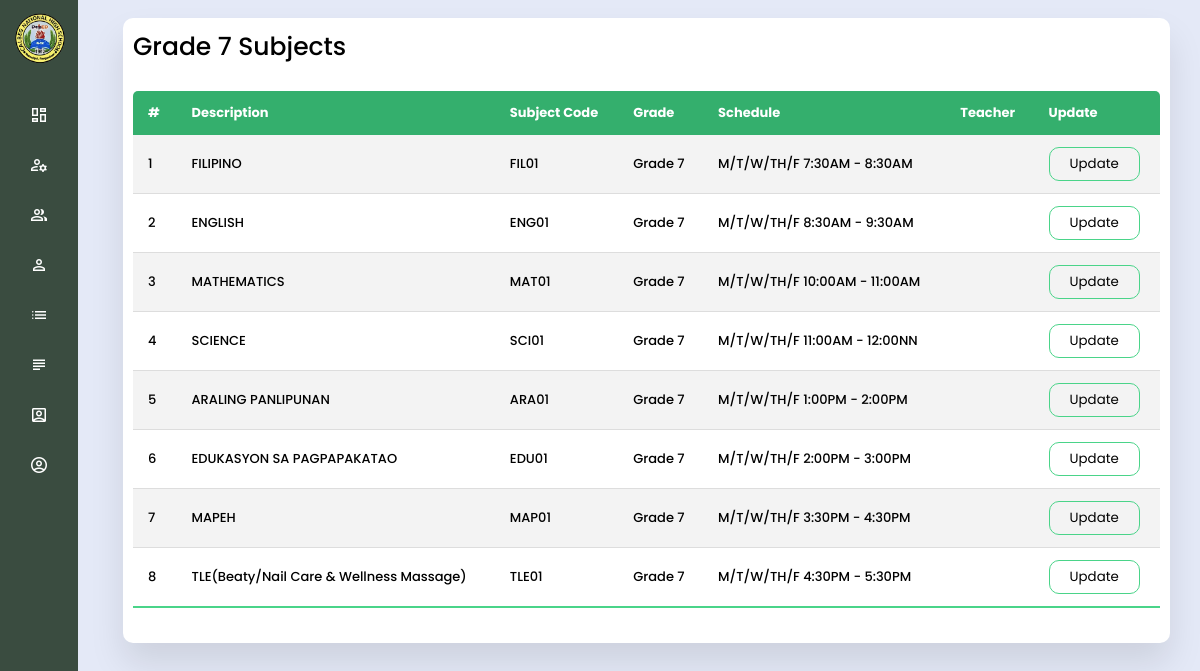
Screenshot of /superAdmin/sg7.php with the database file from the repository.
### tables this page shows
CREATE TABLE `tblsubjlist` (
  `id` int(11) NOT NULL,
  `subj` varchar(255) NOT NULL,
  `subjcode` varchar(200) NOT NULL,
  `sstaus` varchar(255) NOT NULL,
  `semester` varchar(255) NOT NULL,
  `sched` varchar(255) NOT NULL,
  `room` varchar(255) NOT NULL,
  `teacher` varchar(255) NOT NULL
);

### superAdmin/sg7.php (the view, shortened to what this page needs)
<?php
  include "../includes/database.php";
?>
<!DOCTYPE html>
<html lang="en">
<head>
    <link rel="stylesheet" href="../assets/css/navContainer.css">
    <link rel="stylesheet" href="../assets/css/style2.css">
    <link rel="stylesheet" href="../assets/css/style3.css">
</head>
<body>
  <?php include 'includes/sideMenu.php';?>
  <section class="home-section">
  <section class="historyLog">
    <div class="history-list">
    <span class="allTeacher">Grade 7 Subjects</span>
        <table class="table">
            <thead>
                <thead>
                    <tr>
                        <th>#</th>
                        <th>Description</th>
                        <th>Subject Code</th>
                        <th>Grade</th>
                        <th>Schedule</th>
                        <th>Teacher</th>
                        <th>Update</th>
                    </tr>
                </thead>
                <tbody>
                    <?php
                        $ret=mysqli_query($conn,"SELECT * from tblsubjlist where sstaus = 'Grade 7'");
                        $cnt=1;
                        while ($row=mysqli_fetch_array($ret)) {
                    ?>
                    <tr>
                    <td data-label="#"><?php echo $cnt;?></td>
                        <td data-label="Description"><?php  echo $row['subj'];?></td>
                        <td data-label="Subject Code"><?php  echo $row['subjcode'];?></td>
                        <td data-label="Grade"><?php  echo $row['sstaus'];?></td>
                        <td data-label="Schedule" class=""><?php  echo $row['sched'];?></td>
                        <td data-label="Teacher"><?php  echo $row['teacher'];?></td>
                        <form action="../superAdmin/updasubj.php" method="POST">
                            <td data-label="Update"><button type="submit" name="view" >Update</button></td>
                        </form>
                    </tr>
                    <?php
                    $cnt=$cnt+1;
                    }?>
            </tbody>
        </table>
    </div>
</section>
  </section>
</body>
</html>

### assets/css/navContainer.css (style rules this page uses)
* { margin: 0; padding: 0; box-sizing: border-box; font-family: 'Poppins', sans-serif; }
body { background: #E4E9F7; }
.home-section { position: relative; left: 260px; width: calc(100% - 260px); transition: all 0.5s ease; font-weight: 500; color: var(--text-color); padding: 8px 0px 8px 15px; }
.allTeacher { font-size: 25px; }
@media (max-width: 1275px) { .sidebar.close ~ .home-section { left: 78px; width: calc(100% - 78px); } }

### assets/css/style3.css (style rules this page uses)
.historyLog { padding: 0 30px; }
.history-list { width: 100%; padding: 10px; margin-top: 10px; background: #fff; border-radius: 10px; overflow-x: auto; box-shadow: 0 20px 35px rgba(0, 0, 0, 0.1); }
.table { border-collapse: collapse; margin: 25px 0; font-size: 15px; min-width: 100%; overflow: hidden; border-radius: 5px 5px 0 0; }
table thead tr { color: #fff; background: #34AF6D; text-align: left; font-weight: bold; font-size: small; width: 100%; }
.table th, .table td { padding: 12px 15px; }
.table tbody tr { border-bottom: 1px solid #ddd; font-size: small; }
.table tbody tr:nth-of-type(odd) { background: #f3f3f3; }
.table tbody tr:last-of-type { border-bottom: 2px solid #4AD489; }
.table button { padding: 6px 20px; border-radius: 10px; cursor: pointer; background: transparent; border: 1px solid #4AD489; }

### rows the page displays
tblsubjlist: subj "FILIPINO", subjcode "FIL01", sstaus "Grade 7", sched "M/T/W/TH/F 7:30AM - 8:30AM"
tblsubjlist: subj "ENGLISH", subjcode "ENG01", sstaus "Grade 7", sched "M/T/W/TH/F 8:30AM - 9:30AM"
tblsubjlist: subj "MATHEMATICS", subjcode "MAT01", sstaus "Grade 7", sched "M/T/W/TH/F 10:00AM - 11:00AM"
tblsubjlist: subj "SCIENCE", subjcode "SCI01", sstaus "Grade 7", sched "M/T/W/TH/F 11:00AM - 12:00NN"
tblsubjlist: subj "ARALING PANLIPUNAN", subjcode "ARA01", sstaus "Grade 7", sched "M/T/W/TH/F 1:00PM - 2:00PM"
tblsubjlist: subj "EDUKASYON SA PAGPAPAKATAO", subjcode "EDU01", sstaus "Grade 7", sched "M/T/W/TH/F 2:00PM - 3:00PM"
tblsubjlist: subj "MAPEH", subjcode "MAP01", sstaus "Grade 7", sched "M/T/W/TH/F 3:30PM - 4:30PM"
tblsubjlist: subj "TLE(Beaty/Nail Care & Wellness Massage)", subjcode "TLE01", sstaus "Grade 7", sched "M/T/W/TH/F 4:30PM - 5:30PM"
